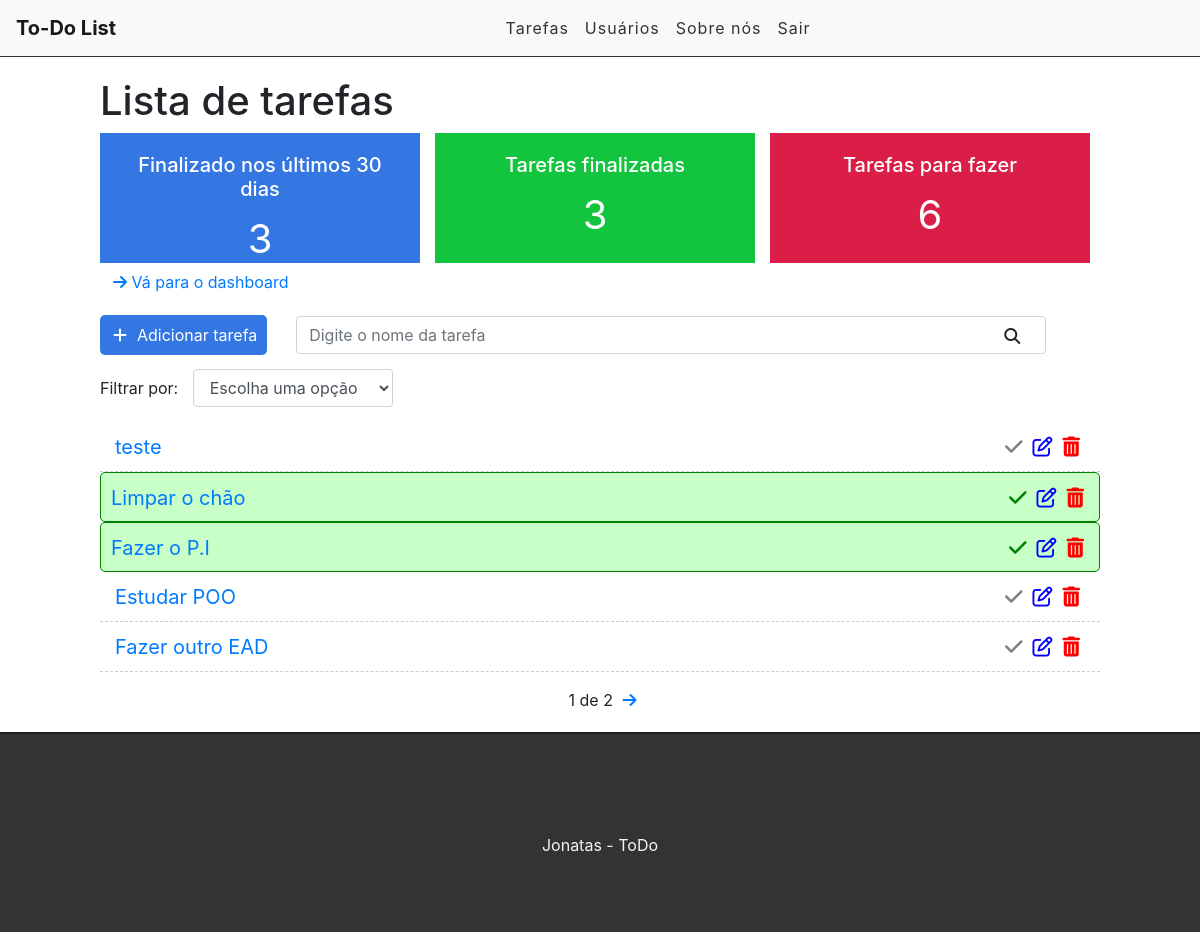
The app's page / (signed in), older data.
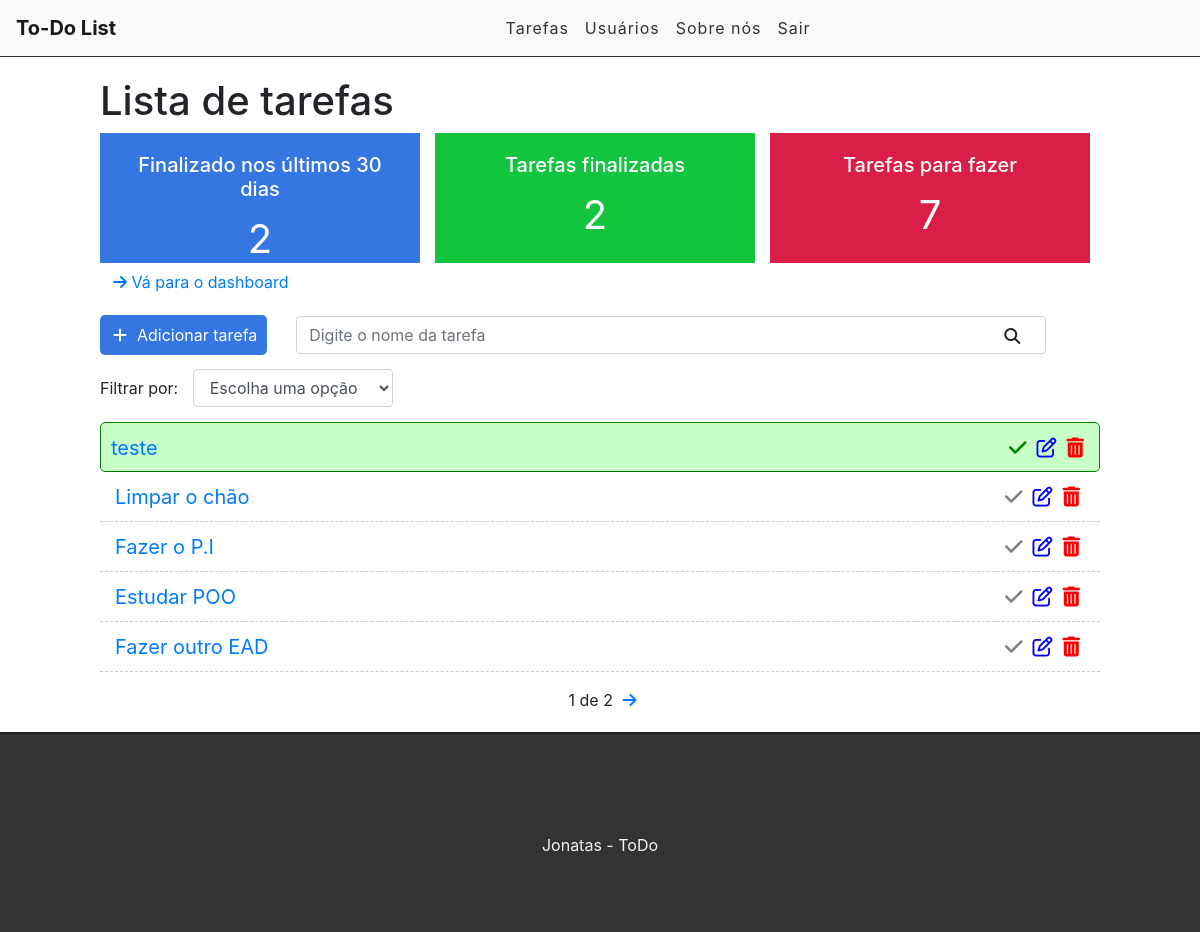
The same page, newer data.
### tasks/models.py (models this page shows, shortened)
class Task(models.Model):
    STATUS = (
        ('doing', 'Doing'),
        ('done', 'Done')
    )
    title = models.CharField(max_length=255)
    description = models.TextField()
    done = models.CharField(max_length=5, choices=STATUS)
    user = models.ForeignKey(get_user_model(), on_delete=models.CASCADE)
    created_at = models.DateTimeField(auto_now_add=True)
    update_at = models.DateTimeField(auto_now=True)

### tasks/views.py (the view)
# urls.py: path('', task_list, name='task_list'),
@login_required
def task_list(request):
    search = request.GET.get('search')
    searchFilter = request.GET.get('filter')
    tasksDoneRecently = Task.objects.filter(done='done', update_at__gt=datetime.datetime.now()-datetime.timedelta(days=30), user=request.user).count()
    tasksDone = Task.objects.filter(done='done', user=request.user).count()
    tasksDoing = Task.objects.filter(done='Doing', user=request.user).count()
    if search:
        tasks = Task.objects.filter(title__icontains=search, user=request.user)
    elif searchFilter:
        tasks = Task.objects.filter(done=searchFilter, user=request.user)
    else:
        task_list = Task.objects.all().order_by('-created_at').filter(user=request.user)
        paginator = Paginator(task_list, 5)
        page = request.GET.get('page')
        tasks = paginator.get_page(page)
    return render(request, 'tasks/list.html', {'tasks': tasks, 'tasksRecently': tasksDoneRecently, 'tasksDone': tasksDone, 'tasksDoing': tasksDoing})

### tasks/templates/tasks/list.html (shortened to what this page needs)
{% extends 'base.html' %}
{% block content %}
    <div class="offset-1 col-10 list-div">
        <h1>Lista de tarefas</h1>
        <div class="container dashboard">
            <div class = "col-4 dashboard-box" id="dashboard-lastdays">
                <h4>Finalizado nos últimos 30 dias</h4>
                <span>{{ tasksRecently }}</span>
            </div>
            <div class = "col-4 dashboard-box" id="dashboard-done">
                <h4>Tarefas finalizadas</h4>
                <span>{{ tasksDone}}</span>
            </div>
            <div class = "col-4 dashboard-box" id="dashboard-doing">
                <h4>Tarefas para fazer</h4>
                <span> {{tasksDoing}} </span>
            </div>
        </div>
        <a href"/dashboard" class="btn btn-link"> <i class="fa fa-arrow-right" aria-hidden="true"></i><span> Vá para o dashboard</span></a><br>
        <a id="add_link" href="/newtask">
            <div class="col-2 add-div">
                <i class="fa fa-plus" aria-hidden="true"></i>Adicionar tarefa
            </div>
        </a>
        <div class="col-9 search-div">
            <form method="GET" id="search form">
                <input class="form-control" type="text" id="search" name="search" placeholder="Digite o nome da tarefa" value="{{ request.GET.search}}">
                <i class="fa fa-search" aria-hidden="true" id="search-btn"></i>
            </form>
        </div>
        <div class="col-12 filter-div">
            <span>Filtrar por: </span>
            <select name="filter" id="filter" class="form-control">
                <option value="">Escolha uma opção </option>
            </select>
        </div>
        <ul class="task-list">
            {% for task in tasks %}
            {% if task.done == 'Doing' %}
                <li class="task-item">
            {% else %}
                <li class="task-item done">
            {% endif %}
                    <span><a href="/task/{{ task.id }}">{{ task.title }}</a></span>
                    <a href="delete/{{ task.id }}" class="delete-btn"><span><i class="fa fa-trash" aria-hidden="true"></i></span></a>
                    <a href="edit/{{ task.id }}"><span><i class="fa fa-edit" aria-hidden="true"></i></span></a>
                    <a href="change-status/{{ task.id }}"><span><i class="fa fa-check" aria-hidden="true"></i></span></a>
                </li>
            {% endfor %}
        </ul>
        <div class="pagination">
            <span class="step-links">
                {% if tasks.paginator.num_pages %}
                    <span class="current">
                        {{ tasks.number }} de {{ tasks.paginator.num_pages }}
                    </span>
                {% endif %}
                {% if tasks.has_next %}
                    <a href="?page={{ tasks.next_page_number }}"><i class="fa fa-arrow-right" aria-hidden="true"></i></a>
                {% endif %}
            </span>
        </div>
    </div>
{% endblock content %}

### tasks/templates/base.html (shortened to what this page needs)
{% load static %}
<!doctype html>
<html lang="pt-br">
  <head>
    <link rel="stylesheet" href="https://stackpath.bootstrapcdn.com/bootstrap/4.5.2/css/bootstrap.min.css">
    <link rel="stylesheet" href={% static 'css/styles.css' %}>
  </head>
  <body>
    <div class="container-fluid">
        <nav class="navbar navbar-expand-lg navbar-light bg-light">
            <a class="navbar-brand" href="/">To-Do List</a>
            <div class="collapse navbar-collapse" id="navbarSupportedContent">
                <ul class="navbar-nav md-auto">
                     {% if user.is_authenticated %}
                        <li class="nav-item">
                            <a class="nav-link" href="/">Tarefas</a>
                        </li>
                        <li class="nav-item">
                            <a class="nav-link" href="#">Usuários</a>
                        </li>
                    {% else %}
                        <li class="nav-item">
                            <a class="nav-link" href="/accounts/login">Entrar</a>
                        </li>
                    {% endif %}
                    <li class="nav-item">
                        <a class="nav-link" href="#">Sobre nós</a>
                    </li>
                    {% if user.is_authenticated %}
                        <li class="nav-item">
                            <a class="nav-link" href="/accounts/logout">Sair</a>
                        </li>
                    {% endif %}
                </ul>
            </div>
            </nav>
        {% block content %}
        {% endblock content %}
        <footer>
            <p>Jonatas - ToDo</p>
        </footer>
    </div>
  </body>
</html>

### tasks/static/css/styles.css (style rules this page uses)
.container-fluid { padding: 0; }
.navbar { border-bottom: 1px solid #333; margin-bottom: 20px; }
.navbar-nav { margin: auto; }
.navbar-brand { font-weight: bold; }
.navbar-light .navbar-nav a.nav-link { color: #333; letter-spacing: 1px; margin: auto; }
.add-div { background-color: #3476e2; cursor: pointer; display: inline-block; color: white; padding: 8px; border-radius: 5px; margin-right: 25px; }
.fa.fa-plus { color: white; margin-right: 10px; margin-left: 5px; }
.fa.fa-search { position: absolute; top: 12px; right: 26px; cursor: pointer; }
.search-div { padding:0px; margin-top: 15px; margin-bottom: 15px; display: inline-block; }
.list-div { padding:0; }
.task-list { padding-left: 0; }
.task-item { list-style: none; font-size: 20px; height: 50px; padding: 0 15px; padding-top: 10px; border-bottom: 1px dashed #ccc; }
.task-item.done { background-color: #22ff2240; border: thin solid green; padding: 10px; border-radius: 5px; }
.fa.fa-trash, .fa.fa-edit, .fa.fa-check { cursor: pointer; margin: 5px; font-size: 20px; float: right; }
.fa.fa-trash { color: red; }
.fa.fa-check { color: gray; }
.done .fa.fa-check { color: green; }
.fa.fa-edit { color:blue; }
footer { background-color: #333; height: 200px; border-top: 2px solid #202020; bottom: 0; }
footer p { color: #f5f5f5; text-align: center; top: 50%; position: relative; }
.pagination { margin-bottom: 20px; }
.step-links { position: relative; margin-left: auto; margin-right: auto; }
.step-links .current { margin-left: 5px; margin-right: 5px; }
.filter-div { margin-bottom: 15px; padding: 0; }
#filter { display: inline-block; width: 200px; margin-left: 10px; }
.dashboard { padding: 0; width: 100%; display: block; }
.dashboard h4 { font-size: 20px; }
.dashboard span { font-size: 40px; display: block; width: 100%; }
.dashboard-box { float: left; background-color: #DFDFDF; color: #FFF; padding: 20px; box-sizing: border-box; height: 130px; width: 32%; text-align: center; }
.dashboard-box:nth-child(2) { margin-left: 1.5%; margin-right: 1.5%; }
#dashboard-lastdays { background-color: #3476e2; }
#dashboard-done { background-color: #13c43f; }
#dashboard-doing { background-color: #db1e47; }

Row changes from the older to the newer data that the page shows:
changed Task "teste": done "Doing" → "done" (drawn)
changed Task "Limpar o chão": done "done" → "Doing" (drawn)
changed Task "Fazer o P.I": done "done" → "Doing" (drawn)
Text that changed along with them:
{{ tasksRecently }}: "3" → "2"
{{ tasksDone }}: "3" → "2"
{{ tasksDoing }}: "6" → "7"
